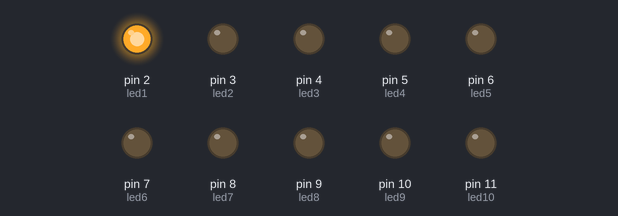
The sketch below on a simulated Arduino Uno, built with avr-gcc and run on an emulated ATmega328P. Shown: output pins drawn as LEDs (lit = HIGH).

Above: at 2.1 s.
At 6.1 s:
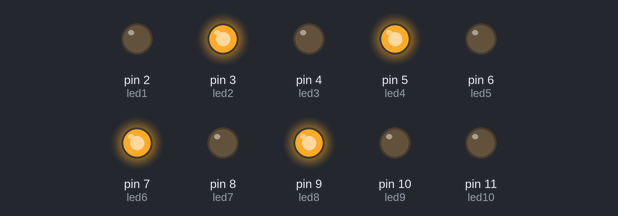
At 11.1 s:
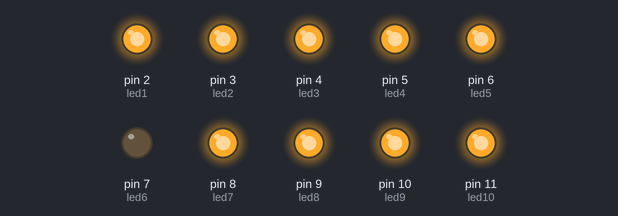
At 20.1 s:
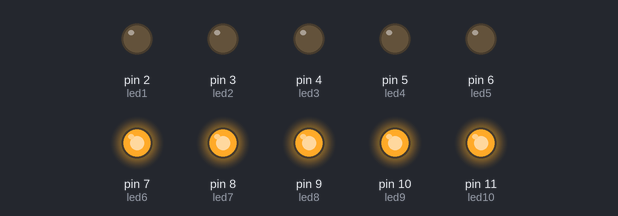
At 29.6 s:
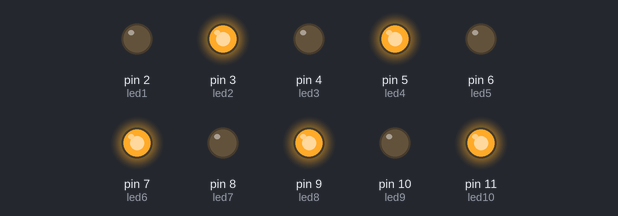
At 39.75 s:
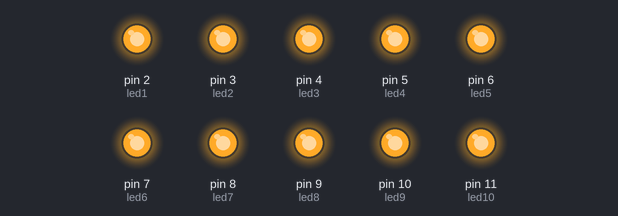
Timing chart, 0 to 40.0 s (numbered marks = the images above):
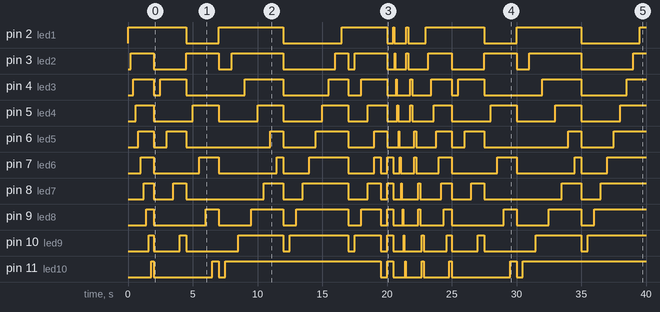

Measured:
- by itself, pin 2 (led1): LOW → HIGH at 0.00 s, → LOW 4.5 s later, → HIGH 2.5 s later, → LOW 5.0 s later, … (15 changes in this stretch)
- by itself, pin 3 (led2): LOW → HIGH at 0.20 s, → LOW 1.8 s later, → HIGH 2.5 s later, → LOW 2.5 s later, … (21 changes in this stretch)
- by itself, pin 4 (led3): LOW → HIGH at 0.40 s, → LOW 1.6 s later, → HIGH 0.50 s later, → LOW 2.0 s later, … (21 changes in this stretch)
- by itself, pin 5 (led4): LOW → HIGH at 0.60 s, → LOW 1.4 s later, → HIGH 3.0 s later, → LOW 2.0 s later, … (21 changes in this stretch)
- by itself, pin 6 (led5): LOW → HIGH at 0.80 s, → LOW 1.2 s later, → HIGH 1.0 s later, → LOW 1.5 s later, … (21 changes in this stretch)
- by itself, pin 7 (led6): LOW → HIGH at 1.0 s, → LOW 1.0 s later, → HIGH 3.5 s later, → LOW 1.5 s later, … (23 changes in this stretch)
- by itself, pin 8 (led7): LOW → HIGH at 1.2 s, → LOW 0.80 s later, → HIGH 1.5 s later, → LOW 1.0 s later, … (23 changes in this stretch)
- by itself, pin 9 (led8): LOW → HIGH at 1.4 s, → LOW 0.60 s later, → HIGH 4.0 s later, → LOW 1.0 s later, … (23 changes in this stretch)

The sketch:

sketch_LED_Pattern.ino
```cpp
int led1 = 2;
int led2 = 3;
int led3 = 4;
int led4 = 5;
int led5 = 6;
int led6 = 7;
int led7 = 8;
int led8 = 9;
int led9 = 10;
int led10 = 11;

void setup() {
  // put your setup code here, to run once:
    pinMode(led1, OUTPUT);
    pinMode(led2, OUTPUT);
    pinMode(led3, OUTPUT);
    pinMode(led4, OUTPUT);
    pinMode(led5, OUTPUT);
    pinMode(led6, OUTPUT);
    pinMode(led7, OUTPUT);
    pinMode(led8, OUTPUT);
    pinMode(led9, OUTPUT);
    pinMode(led10, OUTPUT);
  }
 void off_led(){
  digitalWrite(led1, LOW);
  digitalWrite(led2, LOW);
  digitalWrite(led3, LOW);
  digitalWrite(led4, LOW);
  digitalWrite(led5, LOW);
  digitalWrite(led6, LOW);
  digitalWrite(led7, LOW);
  digitalWrite(led8, LOW);
  digitalWrite(led9, LOW);
  digitalWrite(led10, LOW);
}
  void pattern1()
{
    digitalWrite(led1, HIGH);
    delay(200);
    digitalWrite(led2, HIGH);
    delay(200);
    digitalWrite(led3, HIGH);
    delay(200);
    digitalWrite(led4, HIGH);
    delay(200);
    digitalWrite(led5, HIGH);
    delay(200);
    digitalWrite(led6, HIGH);
    delay(200);
    digitalWrite(led7, HIGH);
    delay(200);
    digitalWrite(led8, HIGH);
    delay(200);
    digitalWrite(led9, HIGH);
    delay(200);
    digitalWrite(led10, HIGH);
    delay(200);
   off_led();
}
 void pattern2(){
    digitalWrite(led1, HIGH);
    delay(500);
    digitalWrite(led3, HIGH);
    delay(500);
    digitalWrite(led5, HIGH);
    delay(500);
    digitalWrite(led7, HIGH);
    delay(500);
    digitalWrite(led9, HIGH);
    delay(500);
    off_led();
    }

  void pattern3(){
  digitalWrite(led2, HIGH);
  delay(500);
  digitalWrite(led4, HIGH);
  delay(500);
  digitalWrite(led6, HIGH);
  delay(500);
  digitalWrite(led8, HIGH);
  delay(500);
  digitalWrite(led10, HIGH);
  delay(500);
  off_led();
}
void pattern4(){
  digitalWrite(led1, HIGH);
  delay(500);
  digitalWrite(led10, HIGH);
  delay(500);
  digitalWrite(led2, HIGH);
  delay(500);
  digitalWrite(led9, HIGH);
  delay(500);
  digitalWrite(led3, HIGH);
  delay(500);
  digitalWrite(led8, HIGH);
  delay(500);
  digitalWrite(led4, HIGH);
  delay(500);
  digitalWrite(led7, HIGH);
  delay(500);
  digitalWrite(led5, HIGH);
  delay(500);
  digitalWrite(led6, HIGH);
  delay(500);
  off_led();
}
  void pattern5(){
      digitalWrite(led10, HIGH);
      delay(500);
      digitalWrite(led9, HIGH);
      delay(500);
      digitalWrite(led8, HIGH);
      delay(500);
      digitalWrite(led7, HIGH);
      delay(500);
      digitalWrite(led6, HIGH);
      delay(500);
      digitalWrite(led5, HIGH);
      delay(500);
      digitalWrite(led4, HIGH);
      delay(500);
      digitalWrite(led3, HIGH);
      delay(500);
      digitalWrite(led2, HIGH);
      delay(500);
      digitalWrite(led1, HIGH);
      delay(500);
      off_led();
    }

 void pattern6(){
    digitalWrite(led1, HIGH);
    digitalWrite(led10, HIGH);
    delay(500);
    digitalWrite(led9, HIGH);
    digitalWrite(led2, HIGH);
    delay(500);
    digitalWrite(led3, HIGH);
    digitalWrite(led8, HIGH);
    delay(500);
    digitalWrite(led4, HIGH);
    digitalWrite(led7, HIGH);
    delay(500);
    digitalWrite(led5, HIGH);
    digitalWrite(led6, HIGH);
    delay(500);
     off_led();
    }

  void pattern7(){
    digitalWrite(led1, HIGH);
    digitalWrite(led2, HIGH);
    digitalWrite(led3, HIGH);
    digitalWrite(led4, HIGH);
    digitalWrite(led5, HIGH);
    delay(500);
    digitalWrite(led1, LOW);
    digitalWrite(led2, LOW);
    digitalWrite(led3, LOW);
    digitalWrite(led4, LOW);
    digitalWrite(led5, LOW);

    digitalWrite(led6, HIGH);
    digitalWrite(led7, HIGH);
    digitalWrite(led8, HIGH);
    digitalWrite(led9, HIGH);
    digitalWrite(led10, HIGH);
    delay(500);
    digitalWrite(led6, LOW);
    digitalWrite(led7, LOW);
    digitalWrite(led8, LOW);
    digitalWrite(led9, LOW);
    digitalWrite(led10, LOW);
    }
 void pattern8(){
    digitalWrite(led1, HIGH);
    delay(50);
    digitalWrite(led1, LOW);
    delay(50);
    digitalWrite(led2, HIGH);
    delay(50);
    digitalWrite(led2, LOW);
    delay(50);
    digitalWrite(led3, HIGH);
    delay(50);
    digitalWrite(led3, LOW);
    delay(50);
    digitalWrite(led4, HIGH);
    delay(50);
    digitalWrite(led4, LOW);
    delay(50);
    digitalWrite(led5, HIGH);
    delay(50);
    digitalWrite(led5, LOW);
    delay(50);
    digitalWrite(led6, HIGH);
    delay(50);
    digitalWrite(led6, LOW);
    delay(50);
    digitalWrite(led7, HIGH);
    delay(50);
    digitalWrite(led7, LOW);
    delay(50);
    digitalWrite(led8, HIGH);
    delay(50);
    digitalWrite(led8, LOW);
    delay(50);
    digitalWrite(led9, HIGH);
    delay(50);
    digitalWrite(led9, LOW);
    delay(50);
    digitalWrite(led10, HIGH);
    delay(50);
    digitalWrite(led10, LOW);
    delay(50);
    }

void pattern9(){
    digitalWrite(led1, HIGH);
    digitalWrite(led2, HIGH);
    delay(150);
    digitalWrite(led1, LOW);
    digitalWrite(led2, LOW);
    delay(150);
    digitalWrite(led3, HIGH);
    digitalWrite(led4, HIGH);
    delay(150);
    digitalWrite(led3, LOW);
    digitalWrite(led4, LOW);
    delay(150);
    digitalWrite(led5, HIGH);
    digitalWrite(led6, HIGH);
     delay(150);
    digitalWrite(led5, LOW);
    digitalWrite(led6, LOW);
    delay(150);
    digitalWrite(led7, HIGH);
    digitalWrite(led8, HIGH);
    delay(150);
    digitalWrite(led7, LOW);
    digitalWrite(led8, LOW);
    delay(150);
    digitalWrite(led9, HIGH);
    digitalWrite(led10, HIGH);
    delay(150);
    digitalWrite(led10, LOW);
    digitalWrite(led9, LOW);
    delay(150);
    }
void loop() {
  // put your main code here, to run repeatedly:
pattern1();
pattern2();
pattern3();
pattern4();
pattern5();
pattern6();
pattern7();
pattern8();
pattern9();
 }
```
